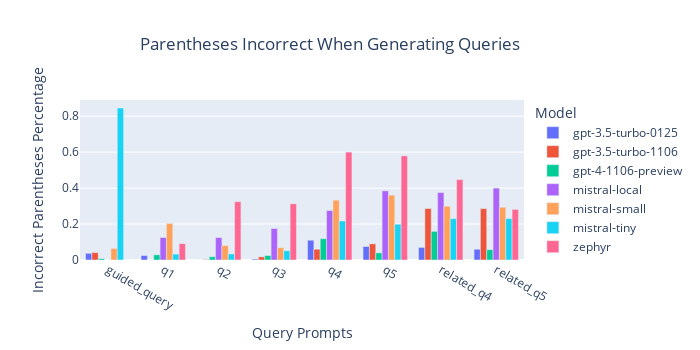

This figure's notebook cell:
### Code cell
melted_df = pd.melt(seed_df, id_vars=['model'], value_vars=['q1_answer_parentheses_correct', 'q2_answer_parentheses_correct', 'q3_answer_parentheses_correct', 'q4_answer_parentheses_correct', 'q5_answer_parentheses_correct', 'guided_query_answer_parentheses_correct', 'related_q4_answer_parentheses_correct', 'related_q5_answer_parentheses_correct'],
                    var_name='query', value_name='operator')

# Group by 'model' and sum the answers for each question
summed_df = melted_df.groupby(['model', 'query']).sum().reset_index()
summed_df['count'] = melted_df.groupby(['model', 'query']).count().reset_index()['operator']
summed_df['operator']  = 1 - summed_df['operator']/summed_df['count']



summed_df['query'] = summed_df['query'].apply(lambda x: x.rstrip("_answer_parentheses_correct"))
#custom_labels = {'q1_answer_parentheses_correct': 'q1', 'q2_answer_parentheses_correct': 'q2', 'q3_answer_parentheses_correct': 'q3', 'q4_answer_parentheses_correct': 'q4', 'q5_answer_parentheses_correct': 'q5', 'guided_query_parentheses_correct': 'guided query'}
#custom_labels = ['q1','q2','q3','q4','q5','guided_query']

fig = px.bar(summed_df, x='query', y='operator', color='model',
             title='Parentheses Incorrect When Generating Queries',
             labels={'query': 'Query Prompts', 'operator': 'Incorrect Parentheses Percentage', 'model': 'Model'},
     )

# Customize layout if needed
fig.update_layout(barmode='group', xaxis={'type': 'category'}, width=700, height=350, title_x=0.20)

# Show the plot
fig.show()
fig.write_image("parentheses_incorrect.pdf")

### Figure 1 — Plotly figure (JSON) as saved in the notebook; plotly's stock layout.template omitted (floating-point values rounded to 4 significant figures)
{"data": [{"alignmentgroup": "True", "hovertemplate": "Model=gpt-3.5-turbo-0125<br>Query Prompts=%{x}<br>Incorrect Parentheses Percentage=%{y}<extra></extra>", "legendgroup": "gpt-3.5-turbo-0125", "marker": {"color": "#636efa", "pattern": {"shape": ""}}, "name": "gpt-3.5-turbo-0125", "offsetgroup": "gpt-3.5-turbo-0125", "orientation": "v", "showlegend": true, "textposition": "auto", "type": "bar", "x": ["guided_query", "q1", "q2", "q3", "q4", "q5", "related_q4", "related_q5"], "xaxis": "x", "y": [0.03723, 0.025, 0, 0.005, 0.11, 0.075, 0.07, 0.06], "yaxis": "y"}, {"alignmentgroup": "True", "hovertemplate": "Model=gpt-3.5-turbo-1106<br>Query Prompts=%{x}<br>Incorrect Parentheses Percentage=%{y}<extra></extra>", "legendgroup": "gpt-3.5-turbo-1106", "marker": {"color": "#EF553B", "pattern": {"shape": ""}}, "name": "gpt-3.5-turbo-1106", "offsetgroup": "gpt-3.5-turbo-1106", "orientation": "v", "showlegend": true, "textposition": "auto", "type": "bar", "x": ["guided_query", "q1", "q2", "q3", "q4", "q5", "related_q4", "related_q5"], "xaxis": "x", "y": [0.04128, 0, 0.002538, 0.01759, 0.06, 0.09, 0.2865, 0.2857], "yaxis": "y"}, {"alignmentgroup": "True", "hovertemplate": "Model=gpt-4-1106-preview<br>Query Prompts=%{x}<br>Incorrect Parentheses Percentage=%{y}<extra></extra>", "legendgroup": "gpt-4-1106-preview", "marker": {"color": "#00cc96", "pattern": {"shape": ""}}, "name": "gpt-4-1106-preview", "offsetgroup": "gpt-4-1106-preview", "orientation": "v", "showlegend": true, "textposition": "auto", "type": "bar", "x": ["guided_query", "q1", "q2", "q3", "q4", "q5", "related_q4", "related_q5"], "xaxis": "x", "y": [0.007168, 0.02888, 0.01812, 0.025, 0.1183, 0.03957, 0.1593, 0.05735], "yaxis": "y"}, {"alignmentgroup": "True", "hovertemplate": "Model=mistral-local<br>Query Prompts=%{x}<br>Incorrect Parentheses Percentage=%{y}<extra></extra>", "legendgroup": "mistral-local", "marker": {"color": "#ab63fa", "pattern": {"shape": ""}}, "name": "mistral-local", "offsetgroup": "mistral-local", "orientation": "v", "showlegend": true, "textposition": "auto", "type": "bar", "x": ["guided_query", "q1", "q2", "q3", "q4", "q5", "related_q4", "related_q5"], "xaxis": "x", "y": [0, 0.125, 0.125, 0.175, 0.275, 0.3846, 0.375, 0.4], "yaxis": "y"}, {"alignmentgroup": "True", "hovertemplate": "Model=mistral-small<br>Query Prompts=%{x}<br>Incorrect Parentheses Percentage=%{y}<extra></extra>", "legendgroup": "mistral-small", "marker": {"color": "#FFA15A", "pattern": {"shape": ""}}, "name": "mistral-small", "offsetgroup": "mistral-small", "orientation": "v", "showlegend": true, "textposition": "auto", "type": "bar", "x": ["guided_query", "q1", "q2", "q3", "q4", "q5", "related_q4", "related_q5"], "xaxis": "x", "y": [0.06427, 0.203, 0.08, 0.06835, 0.3325, 0.3608, 0.2987, 0.2935], "yaxis": "y"}, {"alignmentgroup": "True", "hovertemplate": "Model=mistral-tiny<br>Query Prompts=%{x}<br>Incorrect Parentheses Percentage=%{y}<extra></extra>", "legendgroup": "mistral-tiny", "marker": {"color": "#19d3f3", "pattern": {"shape": ""}}, "name": "mistral-tiny", "offsetgroup": "mistral-tiny", "orientation": "v", "showlegend": true, "textposition": "auto", "type": "bar", "x": ["guided_query", "q1", "q2", "q3", "q4", "q5", "related_q4", "related_q5"], "xaxis": "x", "y": [0.8454, 0.03275, 0.03377, 0.05143, 0.2169, 0.1989, 0.2297, 0.2304], "yaxis": "y"}, {"alignmentgroup": "True", "hovertemplate": "Model=zephyr<br>Query Prompts=%{x}<br>Incorrect Parentheses Percentage=%{y}<extra></extra>", "legendgroup": "zephyr", "marker": {"color": "#FF6692", "pattern": {"shape": ""}}, "name": "zephyr", "offsetgroup": "zephyr", "orientation": "v", "showlegend": true, "textposition": "auto", "type": "bar", "x": ["guided_query", "q1", "q2", "q3", "q4", "q5", "related_q4", "related_q5"], "xaxis": "x", "y": [0, 0.09091, 0.3243, 0.3125, 0.6, 0.5789, 0.4474, 0.2812], "yaxis": "y"}], "layout": {"barmode": "group", "height": 350, "legend": {"title": {"text": "Model"}, "tracegroupgap": 0}, "title": {"text": "Parentheses Incorrect When Generating Queries", "x": 0.2}, "width": 700, "xaxis": {"anchor": "y", "autorange": true, "domain": [0, 1], "range": [-0.5, 7.5], "title": {"text": "Query Prompts"}, "type": "category"}, "yaxis": {"anchor": "x", "autorange": true, "domain": [0, 1], "range": [0, 0.8899], "title": {"text": "Incorrect Parentheses Percentage"}, "type": "linear"}}}
